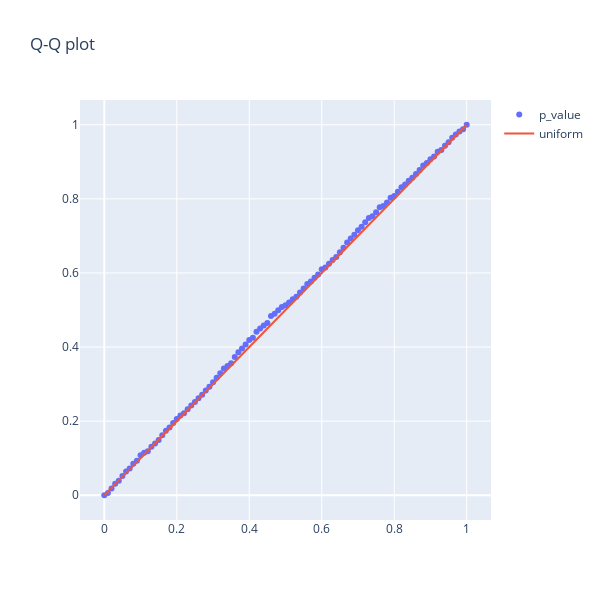

Write notebook code for a chart like this one.
### Code cell
get_qq_plot(get_lin("p", 0))
